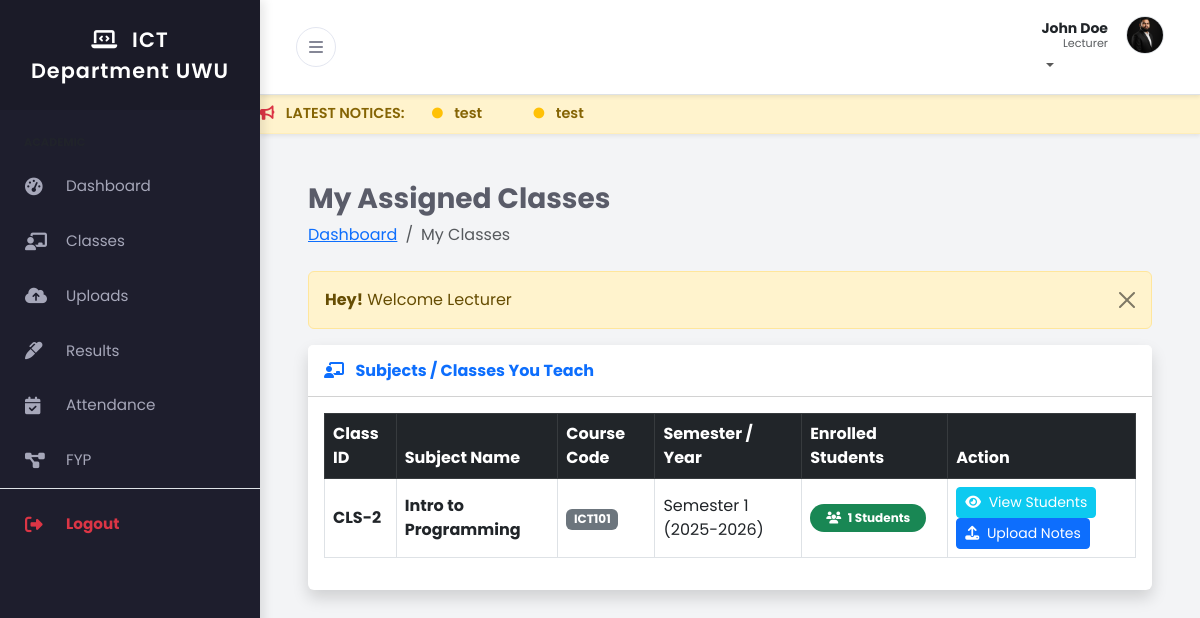
Screenshot of /lecturer/my_classes.php (signed in) with the database file from the repository.
### tables this page shows
CREATE TABLE IF NOT EXISTS `users` (
  `user_id` int NOT NULL AUTO_INCREMENT,
  `full_name` varchar(100) NOT NULL,
  `email` varchar(100) NOT NULL,
  `password_hash` varchar(255) NOT NULL,
  `role` enum('admin','lecturer','student') NOT NULL,
  `phone` varchar(20) DEFAULT NULL,
  `profile_pic` varchar(255) DEFAULT 'default.png',
  `created_at` timestamp NULL DEFAULT CURRENT_TIMESTAMP,
  `theme` varchar(10) DEFAULT 'light',
  PRIMARY KEY (`user_id`),
  UNIQUE KEY `email` (`email`)
);

CREATE TABLE IF NOT EXISTS `classes` (
  `class_id` int NOT NULL AUTO_INCREMENT,
  `course_code` varchar(20) DEFAULT NULL,
  `lecturer_id` int DEFAULT NULL,
  `academic_year` varchar(20) DEFAULT NULL COMMENT 'e.g., 2024-2025',
  `semester` enum('Semester 1','Semester 2') NOT NULL,
  PRIMARY KEY (`class_id`),
  KEY `course_code` (`course_code`),
  KEY `lecturer_id` (`lecturer_id`)
);

CREATE TABLE IF NOT EXISTS `courses` (
  `course_code` varchar(20) NOT NULL,
  `course_name` varchar(150) NOT NULL,
  `credits` int NOT NULL,
  `semester_level` int NOT NULL COMMENT 'e.g., 1 to 8',
  `description` text,
  PRIMARY KEY (`course_code`)
);

### lecturer/my_classes.php (the view, shortened to what this page needs)
<?php
include('../includes/header.php');
include('../config/db.php');
$lecturer_id = $_SESSION['auth_user']['user_id'];
?>
<div class="container-fluid px-4">
    <h3 class="mt-4 fw-bold">My Assigned Classes</h3>
    <ol class="breadcrumb mb-4">
        <li class="breadcrumb-item"><a href="index.php">Dashboard</a></li>
        <li class="breadcrumb-item active">My Classes</li>
    </ol>
    <?php include('../message.php'); ?>
    <div class="card shadow border-0 mb-4">
        <div class="card-header py-3 bg-white d-flex flex-row align-items-center justify-content-between">
            <h6 class="m-0 font-weight-bold text-primary fw-bold"><i class="fas fa-chalkboard-teacher me-2"></i> Subjects / Classes You Teach</h6>
        </div>
        <div class="card-body">
            <div class="table-responsive">
                <table class="table table-hover align-middle table-bordered" width="100%" cellspacing="0">
                    <thead class="table-dark">
                        <tr>
                            <th>Class ID</th>
                            <th>Subject Name</th>
                            <th>Course Code</th>
                            <th>Semester / Year</th>
                            <th>Enrolled Students</th>
                            <th>Action</th>
                        </tr>
                    </thead>
                    <tbody>
                        <?php
                        $my_classes = "SELECT cl.class_id, co.course_name, co.course_code, cl.semester, cl.academic_year,
                                       (SELECT COUNT(student_id) FROM enrollments WHERE class_id = cl.class_id) AS student_count
                                       FROM classes cl
                                       JOIN courses co ON cl.course_code = co.course_code
                                       WHERE cl.lecturer_id = '$lecturer_id'
                                       ORDER BY cl.class_id DESC";
                        $my_classes_run = mysqli_query($conn, $my_classes);
                        if(mysqli_num_rows($my_classes_run) > 0) {
                            foreach($my_classes_run as $cls) {
                                ?>
                                <tr>
                                    <td class="fw-bold">CLS-<?= $cls['class_id']; ?></td>
                                    <td><strong><?= $cls['course_name']; ?></strong></td>
                                    <td><span class="badge bg-secondary"><?= $cls['course_code']; ?></span></td>
                                    <td><?= $cls['semester']; ?> (<?= $cls['academic_year']; ?>)</td>
                                    <td>
                                        <span class="badge bg-success rounded-pill px-3 py-2">
                                            <i class="fas fa-users me-1"></i> <?= $cls['student_count']; ?> Students
                                        </span>
                                    </td>
                                    <td>
                                        <button type="button" class="btn btn-info btn-sm text-white view_students_btn" value="<?= $cls['class_id']; ?>" data-course="<?= $cls['course_name']; ?>">
                                            <i class="fas fa-eye me-1"></i> View Students
                                        </button>
                                        <a href="upload_notes.php?class_id=<?= $cls['class_id']; ?>" class="btn btn-primary btn-sm">
                                            <i class="fas fa-upload me-1"></i> Upload Notes
                                        </a>
                                    </td>
                                </tr>
                                <?php
                            }
                        } else {
                            echo "<tr><td colspan='6' class='text-center text-muted py-4'>You have not been assigned to any classes yet. Please contact the Administrator.</td></tr>";
                        }
                        ?>
                    </tbody>
                </table>
            </div>
        </div>
    </div>
</div>
<?php include('../includes/footer.php'); ?>

### includes/header.php (shortened to what this page needs)
<?php
include_once('../config/db.php');
$role = $_SESSION['auth_role'];
$user_id = $_SESSION['auth_user']['user_id'];
$header_query = "SELECT full_name, profile_pic, theme FROM users WHERE user_id='$user_id' LIMIT 1";
$header_query_run = mysqli_query($conn, $header_query);
$user_row = mysqli_fetch_array($header_query_run);
$user_name = $user_row['full_name'];
$profile_pic = $user_row['profile_pic'];
$user_theme = isset($user_row['theme']) ? $user_row['theme'] : 'light';
$initials = strtoupper(substr($user_name, 0, 1));
?>
<!DOCTYPE html>
<html lang="en">
<head>
    <link href="https://cdn.jsdelivr.net/npm/bootstrap@5.3.0/dist/css/bootstrap.min.css" rel="stylesheet">
    <link rel="stylesheet" href="https://cdnjs.cloudflare.com/ajax/libs/font-awesome/6.4.0/css/all.min.css">
    <link href="../assets/css/style.css" rel="stylesheet">
</head>
<body class="<?= ($user_theme == 'dark') ? 'dark-mode' : ''; ?>">
<div class="d-flex" id="wrapper">
    <div id="sidebar-wrapper">
        <div class="sidebar-heading">
            <i class="fas fa-laptop-code me-2"></i> ICT Department UWU
        </div>
        <div class="list-group list-group-flush mt-3">
            <?php if($role == 'lecturer') : ?>
                <div class="small text-uppercase fw-bold text-muted px-4 mb-2 mt-2" style="font-size:0.7rem;">Academic</div>
                <a href="../lecturer/index.php" class="list-group-item list-group-item-action"><i class="fas fa-tachometer-alt me-3"></i> Dashboard</a>
                <a href="../lecturer/my_classes.php" class="list-group-item list-group-item-action"><i class="fas fa-chalkboard-teacher me-3"></i> Classes</a>
                <a href="../lecturer/upload_notes.php" class="list-group-item list-group-item-action"><i class="fas fa-cloud-upload-alt me-3"></i> Uploads</a>
                <a href="../lecturer/add_results.php" class="list-group-item list-group-item-action"><i class="fas fa-marker me-3"></i> Results</a>
                <a href="../lecturer/attendance.php" class="list-group-item list-group-item-action"><i class="fas fa-calendar-check me-3"></i> Attendance</a>
                <a href="../lecturer/fyp_requests.php" class="list-group-item list-group-item-action"><i class="fas fa-project-diagram me-3"></i> FYP</a>
            <?php endif; ?>
            <div class="mt-auto mb-4 border-top pt-2">
                <a href="../logout.php" class="list-group-item list-group-item-action text-danger fw-bold">
                    <i class="fas fa-sign-out-alt me-3"></i> Logout
                </a>
            </div>
        </div>
    </div>
    <div id="page-content-wrapper">
        <nav class="navbar navbar-expand-lg border-bottom bg-white shadow-sm">
            <div class="container-fluid">
                <button class="btn btn-toggle" id="sidebarToggle">
                    <i class="fas fa-bars"></i>
                </button>
                <ul class="navbar-nav ms-auto mt-2 mt-lg-0">
                    <li class="nav-item dropdown">
                        <a class="nav-link dropdown-toggle p-0" href="#" id="navbarDropdown" role="button" data-bs-toggle="dropdown" aria-haspopup="true" aria-expanded="false">
                            <div class="user-profile-box d-flex align-items-center">
                                <div class="text-end d-none d-sm-block me-2" style="line-height: 1.2;">
                                    <span class="d-block fw-bold text-dark small"><?= $user_name; ?></span>
                                    <span class="d-block text-muted" style="font-size: 0.7rem;"><?= ucfirst($role); ?></span>
                                </div>
                                <?php if($profile_pic != 'default.png' && $profile_pic != ''): ?>
                                    <img src="../uploads/profile/<?= $profile_pic; ?>" class="rounded-circle border" style="width:38px; height:38px; object-fit:cover;">
                                <?php else: ?>
                                    <div class="user-avatar bg-primary text-white rounded-circle d-flex justify-content-center align-items-center fw-bold shadow-sm" style="width:38px; height:38px;">
                                        <?= $initials; ?>
                                    </div>
                                <?php endif; ?>
                            </div>
                        </a>
                    </li>
                </ul>
            </div>
        </nav>
        <?php
        $marquee_query = "SELECT title FROM notices ORDER BY id DESC LIMIT 5";
        $marquee_run = mysqli_query($conn, $marquee_query);
        if(mysqli_num_rows($marquee_run) > 0) {
            echo '<div class="notice-marquee shadow-sm">';
            echo '<marquee behavior="scroll" direction="left" onmouseover="this.stop();" onmouseout="this.start();">';
            echo '<i class="fas fa-bullhorn me-2 text-danger"></i> LATEST NOTICES: ';
            while($m_row = mysqli_fetch_array($marquee_run)) {
                echo '<span class="mx-4"> <i class="fas fa-circle fa-xs text-warning me-2"></i> ' . $m_row['title'] . '</span>';
            }
            echo '</marquee>';
            echo '</div>';
        }
        ?>
        <div class="container-fluid px-4 py-4">

### assets/css/style.css (style rules this page uses)
:root { --primary-color: #4e73df; --secondary-color: #858796; --body-bg: #f3f4f6; --text-color: #5a5c69; --sidebar-bg: #1e1e2d; --sidebar-text: #a6a7b9; --sidebar-text-hover: #ffffff; --sidebar-active-bg: #2b2b40; --navbar-bg: #ffffff; --card-bg: #ffffff; --shadow-sm: 0 0.125rem 0.25rem rgba(0, 0, 0, 0.075); --shadow-md: 0 4px 6px -1px rgba(0, 0, 0, 0.1), 0 2px 4px -1px rgba(0, 0, 0, 0.06); }
body { font-family: "Poppins", sans-serif; background-color: var(--body-bg); color: var(--text-color); overflow-x: hidden; }
#wrapper { display: flex; width: 100%; align-items: stretch; transition: all 0.3s ease-in-out; }
#sidebar-wrapper { min-width: 260px; max-width: 260px; min-height: 100vh; background-color: var(--sidebar-bg); color: var(--sidebar-text); transition: margin 0.3s ease-in-out; box-shadow: 4px 0 10px rgba(0, 0, 0, 0.1); z-index: 1000; }
.sidebar-heading { padding: 1.5rem; font-size: 1.3rem; font-weight: 600; text-align: center; color: #fff; background: rgba(0, 0, 0, 0.1); letter-spacing: 1px; }
.list-group-item { background-color: transparent; color: var(--sidebar-text); border: none; padding: 16px 25px; font-weight: 400; transition: all 0.2s; font-size: 0.95rem; display: flex; align-items: center; }
.list-group-item i { width: 25px; font-size: 1.1rem; }
#page-content-wrapper { width: 100%; transition: all 0.3s ease; }
.navbar { background-color: var(--navbar-bg) !important; box-shadow: var(--shadow-sm); padding: 1rem 1.5rem; }
.btn-toggle { background: transparent; border: 1px solid #e3e6f0; color: var(--secondary-color); border-radius: 50%; width: 40px; height: 40px; display: flex; align-items: center; justify-content: center; transition: all 0.2s; }
.user-profile-box { display: flex; align-items: center; gap: 10px; cursor: pointer; }
@media (min-width: 768px) { #sidebar-wrapper { margin-left: 0; } }
.notice-marquee { background: #fff3cd; color: #856404; padding: 8px 0; font-weight: 600; font-size: 0.9rem; border-bottom: 1px solid #ffeeba; white-space: nowrap; overflow: hidden; }

### rows the page displays
users: full_name "John Doe", profile_pic (picture)
classes: class_id "2", courses.course_name "Intro to Programming", courses.course_code "ICT101", semester "Semester 1", academic_year "2025-2026", student_count "1"

### other values shown
$role "Lecturer"
$m_row['title'] "test"
$_SESSION['message'] "Welcome Lecturer"
